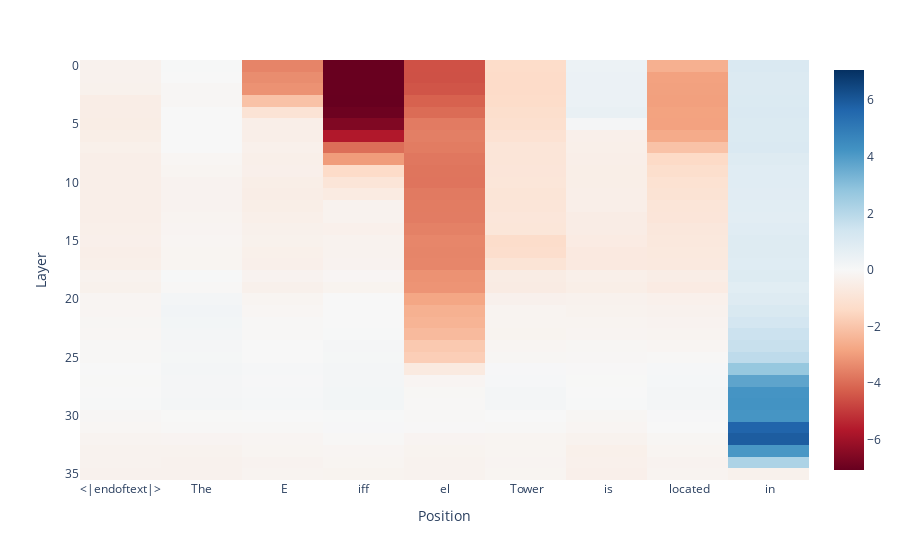

The code cell stored with this chart in its notebook:
### Code cell
plot_sum_of_contributions_minus_ref(total_direct_effect_target, target_direct_effect_ref)

### Figure 1 — Plotly figure (JSON) as saved in the notebook; plotly's stock layout.template omitted (floating-point values rounded to 4 significant figures; data arrays with more than 128 entries replaced by an {"elided": "..."} marker saying what was removed)
{"data": [{"coloraxis": "coloraxis", "hovertemplate": "Position: %{x}<br>Layer: %{y}<br>color: %{z}<extra></extra>", "name": "0", "type": "heatmap", "x": ["<|endoftext|>", "The", " E", "iff", "el", " Tower", " is", " located", " in"], "xaxis": "x", "yaxis": "y", "z": {"elided": "36x9 float values"}}], "layout": {"autosize": true, "coloraxis": {"cmid": 0, "colorscale": [[0, "rgb(103,0,31)"], [0.1, "rgb(178,24,43)"], [0.2, "rgb(214,96,77)"], [0.3, "rgb(244,165,130)"], [0.4, "rgb(253,219,199)"], [0.5, "rgb(247,247,247)"], [0.6, "rgb(209,229,240)"], [0.7, "rgb(146,197,222)"], [0.8, "rgb(67,147,195)"], [0.9, "rgb(33,102,172)"], [1, "rgb(5,48,97)"]]}, "margin": {"t": 60}, "xaxis": {"anchor": "y", "autorange": true, "constrain": "domain", "domain": [0, 1], "range": [-0.5, 8.5], "scaleanchor": "y", "title": {"text": "Position"}, "type": "category"}, "yaxis": {"anchor": "x", "autorange": true, "constrain": "domain", "domain": [0, 1], "range": [35.5, -0.5], "title": {"text": "Layer"}}}}
